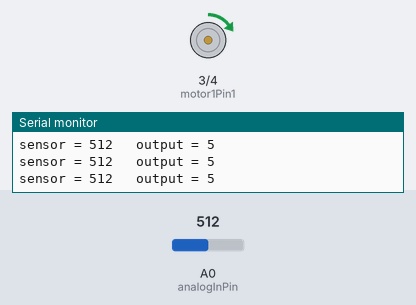
A sketch run on a simulated Arduino Uno, built with avr-gcc and run on an emulated ATmega328P. On the bench: motor-driver pin pairs drawn as motors (green arrow = first pin HIGH = forward, orange = second pin HIGH = backward, longer = more drive, scaled by the enable pin), the last lines printed to the serial monitor. The test bench sets the inputs (shaded band); at power-on: A0 (analogInPin) = 512.

Above: at 1.2 s.
1.3 s: A0 (analogInPin) set to 696
At 2.5 s:
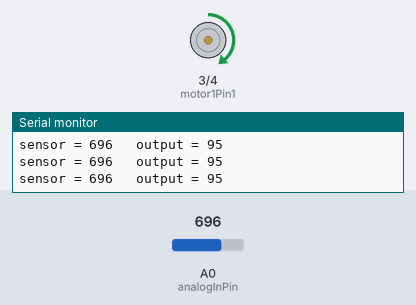
2.8 s: A0 (analogInPin) set to 722
At 3.3 s:
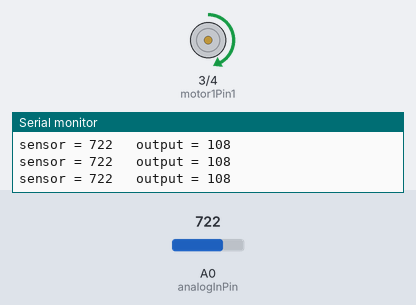
5.8 s: A0 (analogInPin) set to 490
At 6.7 s:
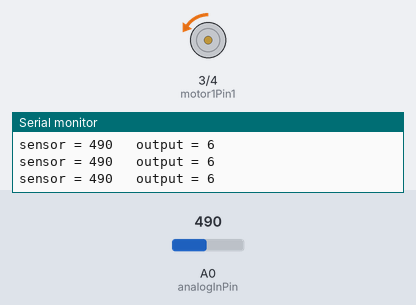
7.3 s: A0 (analogInPin) set to 314
At 8.4 s:
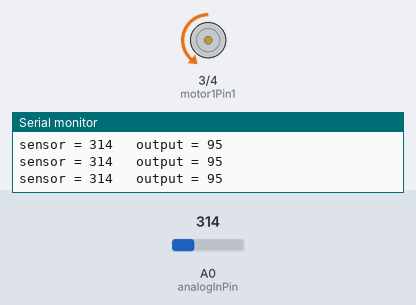
8.8 s: A0 (analogInPin) set to 294
At 9.1 s:
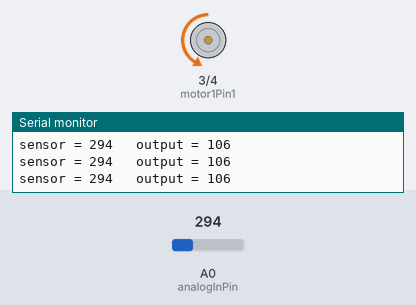
11.8 s: A0 (analogInPin) set to 105
At 12.6 s:
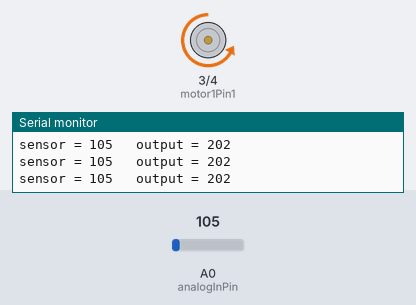
13.3 s: A0 (analogInPin) set to 90
Timing chart, 0 to 15.8 s (numbered marks = the images above; inputs shaded):
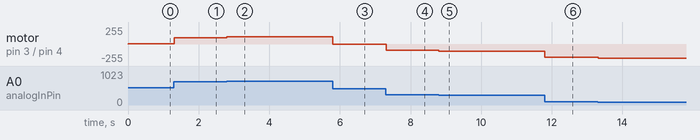

Measured:
- after the input at 1.3 s, motor on pin 3 (motor1Pin1) / pin 4 (motor1Pin2): forward 5/255 → forward 95/255 at once
- after the input at 2.8 s, motor on pin 3 (motor1Pin1) / pin 4 (motor1Pin2): forward 95/255 → forward 108/255 at once
- after the input at 5.8 s, motor on pin 3 (motor1Pin1) / pin 4 (motor1Pin2): forward 108/255 → backward 6/255 at once
- after the input at 7.3 s, motor on pin 3 (motor1Pin1) / pin 4 (motor1Pin2): backward 6/255 → backward 95/255 at once
- after the input at 8.8 s, motor on pin 3 (motor1Pin1) / pin 4 (motor1Pin2): backward 95/255 → backward 106/255 at once
- after the input at 11.8 s, motor on pin 3 (motor1Pin1) / pin 4 (motor1Pin2): backward 106/255 → backward 202/255 at once
- after the input at 13.3 s, motor on pin 3 (motor1Pin1) / pin 4 (motor1Pin2): backward 202/255 → backward 210/255 at once

The sketch:

roboticspgsensortestrail.ino
```cpp
int motor1Pin1 = 3; // pin 2 on L293D
int motor1Pin2 = 4; // pin 7 on L293D
int enablePin = 9; // pin 1 on L293D
int analogInPin = A0;


    int sensorValue = 0;        // value read from the pot
    int outputValue = 0;        // value output to the PWM (analog out)
void setup() {

    Serial.begin(9600);


    // set all the other pins you're using as outputs:
    pinMode(motor1Pin1, OUTPUT);
    pinMode(motor1Pin2, OUTPUT);
    //pinMode(enablePin, OUTPUT);

    // set enablePin high so that motor can turn on:
    digitalWrite(enablePin, HIGH);


}

void loop() {
  sensorValue = analogRead(analogInPin);
    // if the switch is high, motor will turn on one direction:
  if (sensorValue<500) {
      digitalWrite(motor1Pin1, LOW); // set pin 2 on L293D low
      digitalWrite(motor1Pin2, HIGH); // set pin 7 on L293D high
      // map it to the range of the analog out:
      outputValue = map(sensorValue, 0, 500, 255, 0);
      // change the analog out value:
      analogWrite(enablePin, outputValue);

    }
    // if the switch is low, motor will turn in the opposite direction:
  else {
      digitalWrite(motor1Pin1, HIGH); // set pin 2 on L293D high
      digitalWrite(motor1Pin2, LOW); // set pin 7 on L293D low
      // map it to the range of the analog out:
      outputValue = map(sensorValue, 500, 1023, 0, 255);
      // change the analog out value:
      analogWrite(enablePin, outputValue);

    }

  // print the results to the serial monitor:
  Serial.print("sensor = " );
  Serial.print(sensorValue);
  Serial.print("\t output = ");
  Serial.println(outputValue);

  // wait 2 milliseconds before the next loop
  // for the analog-to-digital converter to settle
  // after the last reading:
  delay(2);
}
```
